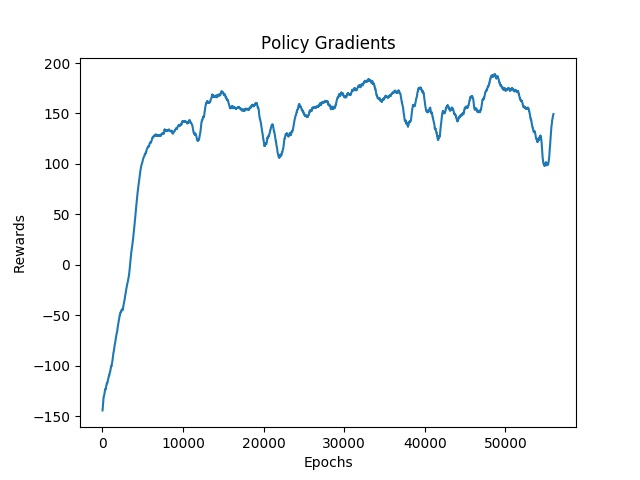

Write Python code to recreate this figure.
import matplotlib.pyplot as plt

epochs = []
rewards = []
with open('pg.log', 'r') as f:
    for line in f:
        _, epoch, _, _, _, reward, _, _, _, best_reward = line.split()
        epoch = int(epoch.split('/')[0])
        reward = float(reward)
        epochs.append(epoch)
        rewards.append(reward)
   
a1, a2 = [], []
for _ in range(len(epochs) - 100):
    a1.append((_ + 1) * 10)
    a2.append(sum(rewards[_:_+100]) / 100)
plt.title('Policy Gradients')
plt.xlabel('Epochs')
plt.ylabel('Rewards')
plt.plot(a1, a2)
plt.savefig('p1_pg.jpg')
#plt.show()
